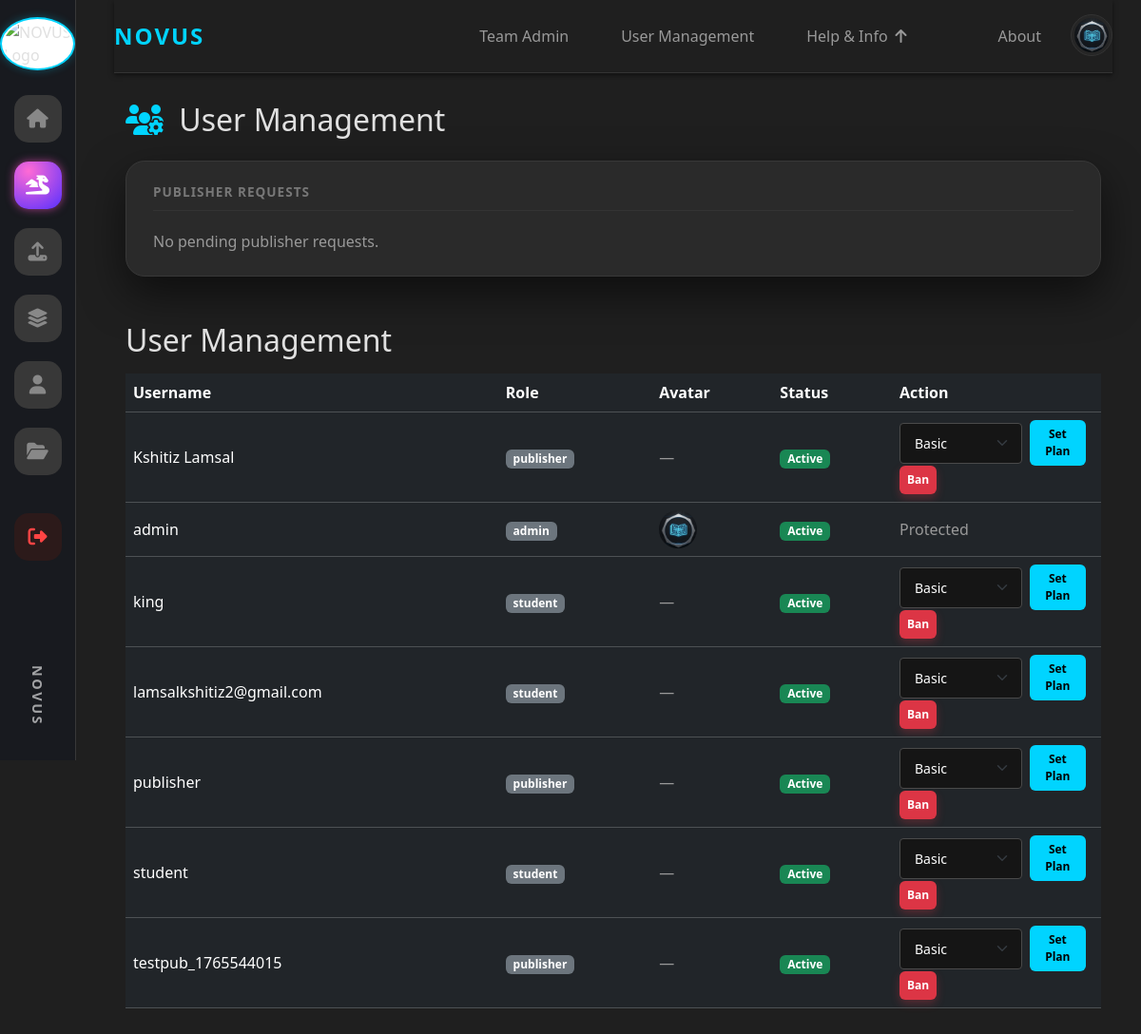
/admin/users (signed in), run on an earlier commit of the app's database.
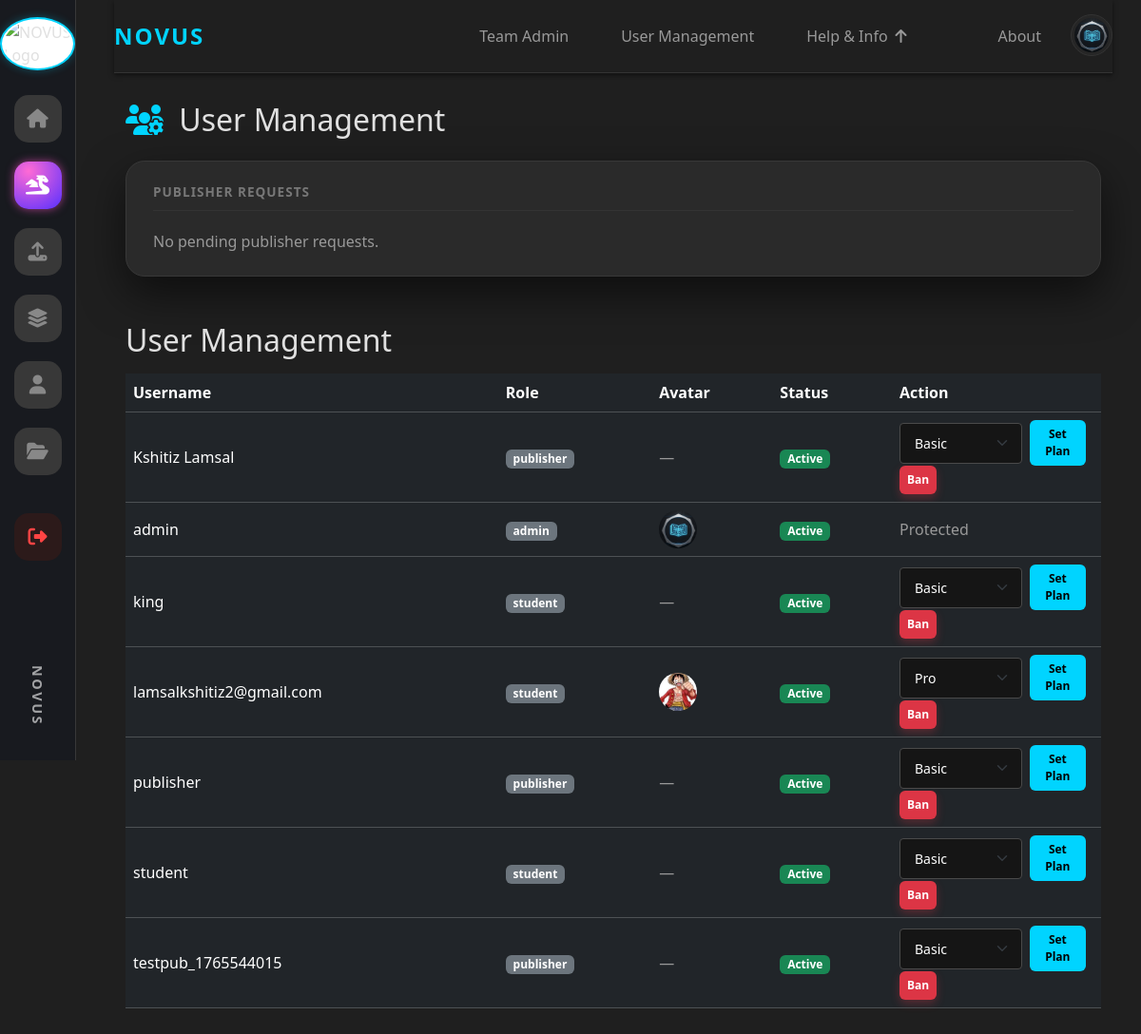
And on a later commit of the database.
### tables this page shows
CREATE TABLE users (
                    id INTEGER PRIMARY KEY,
                    username TEXT UNIQUE,
                    password TEXT,
                    role TEXT
                , status TEXT DEFAULT 'active', pending_publisher INTEGER DEFAULT 0, is_banned INTEGER DEFAULT 0, email TEXT, avatar_url TEXT, plan TEXT, plan_expires_at TEXT);

### app.py (the view)
@app.route("/admin/users", methods=["GET", "POST"], endpoint="user_management")
@admin_required
def admin_users():
    conn = get_conn()
    c = conn.cursor()
    c.execute("SELECT id, username, role, COALESCE(is_banned,0) as is_banned, COALESCE(status,'active') as status, COALESCE(avatar_url, NULL) as avatar_url, COALESCE(plan,'basic') as plan FROM users ORDER BY username")
    users = c.fetchall()
    c.execute("""
        SELECT rr.id, u.username, rr.requested_role, rr.created_at
        FROM role_requests rr
        JOIN users u ON rr.user_id = u.id
        WHERE rr.status = 'pending'
        ORDER BY rr.created_at ASC
    """)
    pending = c.fetchall()
    conn.close()
    return render_template("user_management.html", users=users, pending=pending)

### app.py (called while the page is built)
def get_conn():
    return sqlite3.connect(DB_PATH)

@app.before_request
def check_banned():
    uid = session.get("user_id")
    if not uid:
        return
    conn = get_conn()
    c = conn.cursor()
    c.execute("SELECT COALESCE(is_banned,0), COALESCE(status,'active') FROM users WHERE id=?", (uid,))
    row = c.fetchone()
    conn.close()
    if row:
        is_banned, status = row
        if int(is_banned) == 1 or status == "banned":
            session.clear()
            flash("Your account has been banned.", "danger")
            return redirect(url_for("login"))

@app.context_processor
def inject_user_avatar():
    return {
        'user_avatar': session.get('avatar_url'),
        'user_id': session.get('user_id')
    }

def admin_required(f):
    @wraps(f)
    def wrapper(*args, **kwargs):
        if session.get("role") != "admin":
            flash("Admin access required.", "danger")
            return redirect(url_for("home"))
        return f(*args, **kwargs)
    return wrapper

### templates/user_management.html (shortened to what this page needs)
{% extends "base.html" %}
{% block content %}
<div class="container mt-4">
  <h2 class="mb-4" style="color: var(--text-primary)">
    <i class="fas fa-users-cog me-2" style="color: var(--neon-blue)"></i>
    User Management
  </h2>
  <div class="section-container mb-4">
    <h5 class="section-title">Publisher Requests</h5>
    {% if pending %}
      <table class="table table-dark table-sm align-middle mb-0">
        <thead>
          <tr>
            <th>#</th>
            <th>Username</th>
            <th>Requested Role</th>
            <th>Requested At</th>
            <th style="width: 140px;">Action</th>
          </tr>
        </thead>
        <tbody>
          {% for r in pending %}
          <tr>
            <td>{{ loop.index }}</td>
            <td>{{ r[1] }}</td>
            <td class="text-capitalize">{{ r[2] }}</td>
            <td>{{ r[3] }}</td>
            <td>
              <form
                method="post"
                action="{{ url_for('approve_publisher', req_id=r[0]) }}"
                onsubmit="return confirm('Approve publisher role for {{ r[1] }}?');"
              >
                <button class="btn btn-sm btn-neon">Approve</button>
              </form>
            </td>
          </tr>
          {% endfor %}
        </tbody>
      </table>
    {% else %}
      <p class="text-muted mb-0">No pending publisher requests.</p>
    {% endif %}
  </div>
</div>
<div class="container py-4">
  <h2 class="mb-3">User Management</h2>
  <div class="table-responsive">
    <table class="table table-dark table-hover align-middle">
      <thead>
        <tr>
          <th>Username</th>
          <th>Role</th>
           <th>Avatar</th>
          <th>Status</th>
          <th style="width: 220px;">Action</th>
        </tr>
      </thead>
      <tbody>
        {% for u in users %}
        <tr>
          <td>{{ u[1] }}</td>
          <td>
            <span class="badge bg-secondary">{{ u[2] }}</span>
          </td>
           <td>
             {% if u[5] %}
               <img src="{{ u[5] }}" alt="{{ u[1] }}" style="width: 40px; height: 40px; border-radius: 50%; object-fit: cover;">
             {% else %}
               <span class="text-muted">—</span>
             {% endif %}
           </td>
          <td>
            {% if u[3] == 1 %}
              <span class="badge bg-danger">Banned</span>
            {% else %}
              <span class="badge bg-success">Active</span>
            {% endif %}
          </td>
          <td>
            {% if u[2] == 'admin' %}
              <span class="text-muted">Protected</span>
            {% else %}
              <form method="post" action="/admin/users/{{ u[0] }}/plan" style="display:inline-flex; gap:8px; align-items:center; margin-right:8px;">
                <select name="plan" class="form-select form-select-sm" style="width:140px;">
                  <option value="basic" {% if u[6] == 'basic' %}selected{% endif %}>Basic</option>
                  <option value="pro" {% if u[6] == 'pro' %}selected{% endif %}>Pro</option>
                </select>
                <button class="btn btn-sm btn-neon" type="submit">Set Plan</button>
              </form>
              {% if u[3] == 1 %}
                <form method="post" action="{{ url_for('user_unban', user_id=u[0]) }}" class="d-inline">
                  <button class="btn btn-sm btn-success">Unban</button>
                </form>
              {% else %}
                <form method="post" action="{{ url_for('user_ban', user_id=u[0]) }}" class="d-inline">
                  <button class="btn btn-sm btn-danger">Ban</button>
                </form>
              {% endif %}
            {% endif %}
          </td>
        </tr>
        {% endfor %}
      </tbody>
    </table>
  </div>
</div>
{% endblock %}

What changed in the data, as far as the page shows it:
changed users "lamsalkshitiz2@gmail.com": plan "Basic" → "Pro"; no longer shows "—"
